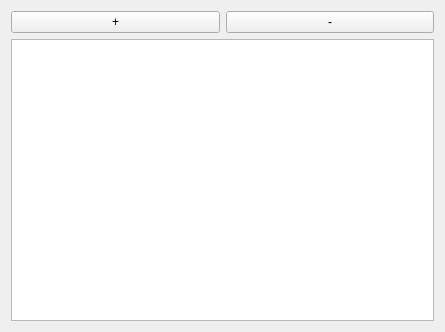
<?xml version="1.0" encoding="UTF-8"?>
<ui version="4.0">
 <class>VertexModelGUI</class>
 <widget class="QWidget" name="VertexModelGUI">
  <property name="geometry">
   <rect>
    <x>0</x>
    <y>0</y>
    <width>445</width>
    <height>332</height>
   </rect>
  </property>
  <property name="windowTitle">
   <string>Form</string>
  </property>
  <layout class="QGridLayout" name="gridLayout">
   <item row="0" column="0">
    <layout class="QHBoxLayout" name="horizontalLayout">
     <item>
      <widget class="QPushButton" name="newPButton">
       <property name="text">
        <string>+</string>
       </property>
      </widget>
     </item>
     <item>
      <widget class="QPushButton" name="delPButton">
       <property name="text">
        <string>-</string>
       </property>
      </widget>
     </item>
    </layout>
   </item>
   <item row="1" column="0">
    <widget class="QTableView" name="tableView">
     <property name="horizontalScrollBarPolicy">
      <enum>Qt::ScrollBarAsNeeded</enum>
     </property>
    </widget>
   </item>
  </layout>
 </widget>
 <resources/>
 <connections/>
</ui>
